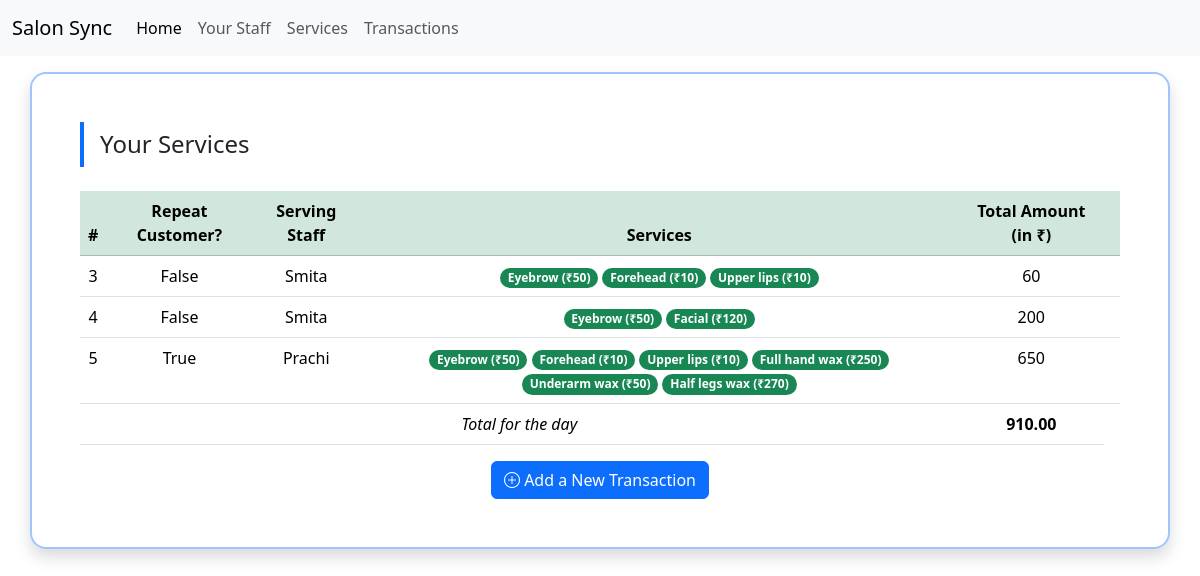
/transaction/list, run on the app's committed database.
### app/models.py (models this page shows, shortened)
class Transaction(models.Model):
    customer_name = models.CharField("Customer Name", max_length=255, blank=True, null=True, default="Anonymous")
    contact = models.IntegerField("Contact Number", blank=True, null=True)
    is_repeat_customer = models.BooleanField("Repeat Customer", default=False)
    transaction_cost = models.IntegerField("Total Amount", null=True, default=0)
    date_created = models.DateTimeField("Date Created", auto_now_add=True)
    serving_staff = models.ForeignKey(Staff, on_delete=models.CASCADE, related_name="transactions")  # One-to-many relationship
    services = models.ManyToManyField(Service, related_name="transactions")  # Many-to-many relationship

class Staff(models.Model):
    name = models.CharField("Staff Name", max_length=255, default="NULL", blank=False, null=False)
    contact = models.IntegerField("Contact Number", blank=True, null=True)
    salary = models.IntegerField("Salary", blank=True, null=True)
    date_created = models.DateTimeField("Date Joined", auto_now_add=True)
    def __str__(self):
        return self.name

class Service(models.Model):
    service_name = models.CharField("Service", max_length=255, default="<No name provided>")
    rate = models.IntegerField("Rate", default=0, blank=True, null=True)
    date_created = models.DateTimeField("Date Created", auto_now_add=True)

### app/views.py (the view)
# urls.py: path('transaction/list', TransactionListView.as_view(), name="transaction_list")
class TransactionListView(ListView):
    model = Transaction
    template_name = 'transaction/transaction_list.html'
    context_object_name = 'transactions'
    def get_queryset(self):
        yesterday = datetime.date.today() - datetime.timedelta(days=1)
        return super().get_queryset().filter(date_created__gte=yesterday).order_by('date_created')

### app/templates/transaction/transaction_list.html (shortened to what this page needs)
{% extends 'base.html' %}
{% block main %}
    <div class="container-sm mt-5 p-5 border border-2 border-primary-subtle rounded-4 shadow d-flex flex-column justify-content-center align-items-center">
        <h2 class="h4 px-3 py-2 mb-4 form-header border-start border-4 border-primary align-self-start">Your Services</h2>
        <table class="table table-responsive table-hover text-center" style="max-height: 50vh; overflow-y: auto;">
            <thead class="table-success">
                <th>#</th>
                <th>Repeat Customer?</th>
                <th>Serving Staff</th>
                <th>Services</th>
                <th>Total Amount (in ₹)</th>
                <th></th>
            </thead>
            <tbody class="align-items-center">
                {% if transactions %}
                    {% for transaction in transactions %}
                    <tr>
                        <td>{{ transaction.id }}</td>
                        <td>{{ transaction.is_repeat_customer }}</td>
                        <td>{{ transaction.serving_staff }}</td>
                        <td>
                            {% for service in transaction.services.all %}
                                <span class="badge rounded-pill bg-success">
                                    {{ service.service_name }} (₹{{ service.rate }})
                                </span>
                            {% empty %}
                                <span class="text-muted">No services selected</span>
                            {% endfor %}
                        </td>
                        <td class="tcost">{{ transaction.transaction_cost }}</td>
                        <td></td>
                    </tr>
                    {% endfor %}
                {% else %}
                <tr>
                    <td colspan="4" class="text-center fst-italic">No transactions added today</td>
                </tr>
                {% endif %}
                <tr>
                    <td colspan="4" class="fst-italic">Total for the day</td>
                    <td id="total-collection" class="fw-bold">00.00</td>
                </tr>
            </tbody>
        </table>
        <a href="{% url 'new_transaction' %}" class="d-flex justify-content-center btn btn-primary">
            <i class="bi bi-plus-circle"></i> &nbsp;Add a New Transaction
        </a>
    </div>
{% endblock main %}

### data on the page
Service: service_name "Eyebrow", rate "50"
Service: service_name "Forehead", rate "10"
Service: service_name "Upper lips", rate "10"
Service: service_name "Facial", rate "120"
Service: service_name "Full hand wax", rate "250"
Service: service_name "Underarm wax", rate "50"
Service: service_name "Half legs wax", rate "270"
